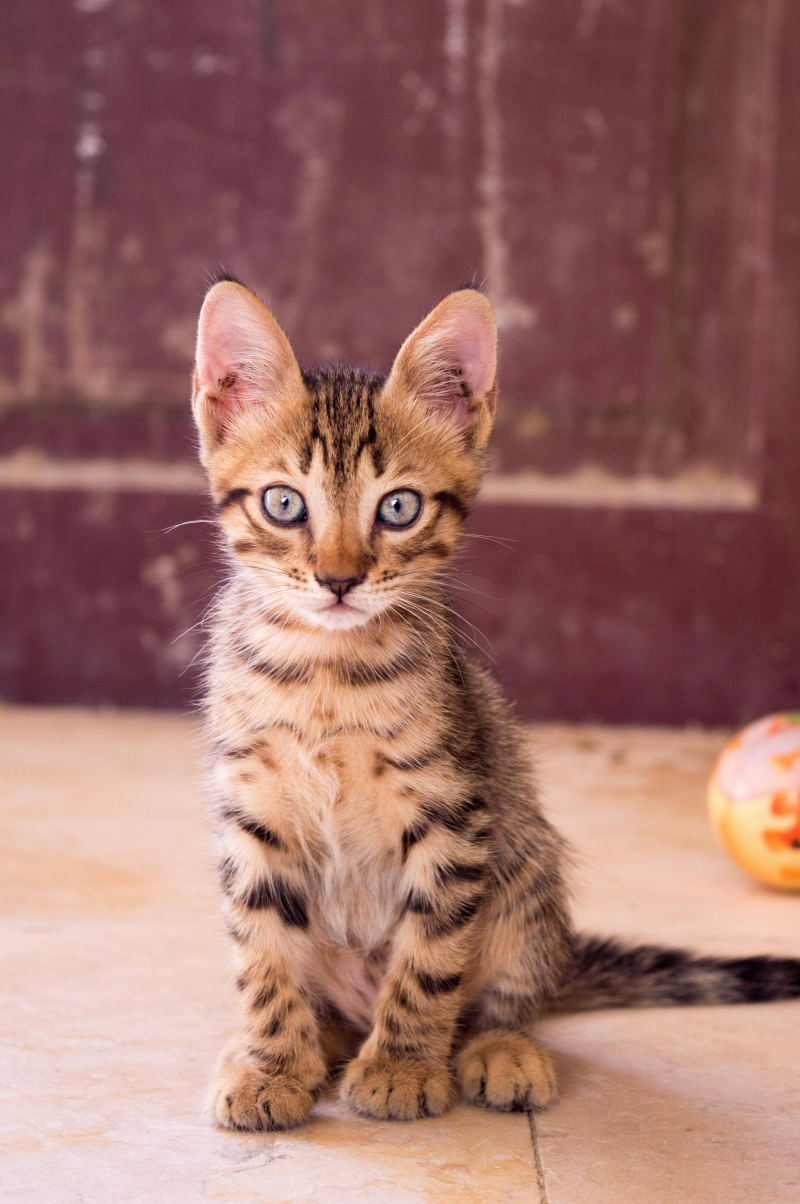
#> input picture Photos/cat2.jpg, 4000 x 6016 px (shown at 1/5 size)
$ python colour_channels.py
#> lines starting #> are read from the running program, lines starting #| are printed output that depends on the picture
import cv2 as cv
import numpy as np

def resizeImage(img, scale=0.09):
    width = int(img.shape[1] * scale)
    height = int(img.shape[0] * scale)
    dimensions = (width, height)
    return cv.resize(img, dimensions, interpolation=cv.INTER_AREA)

img = cv.imread('Photos/cat2.jpg')
#> img is the input picture: shape (6016, 4000, 3); mean B, G, R 104.9, 111.7, 157.5
# cv.imshow('Cat', resizeImage(img))

b,g,r = cv.split(img)
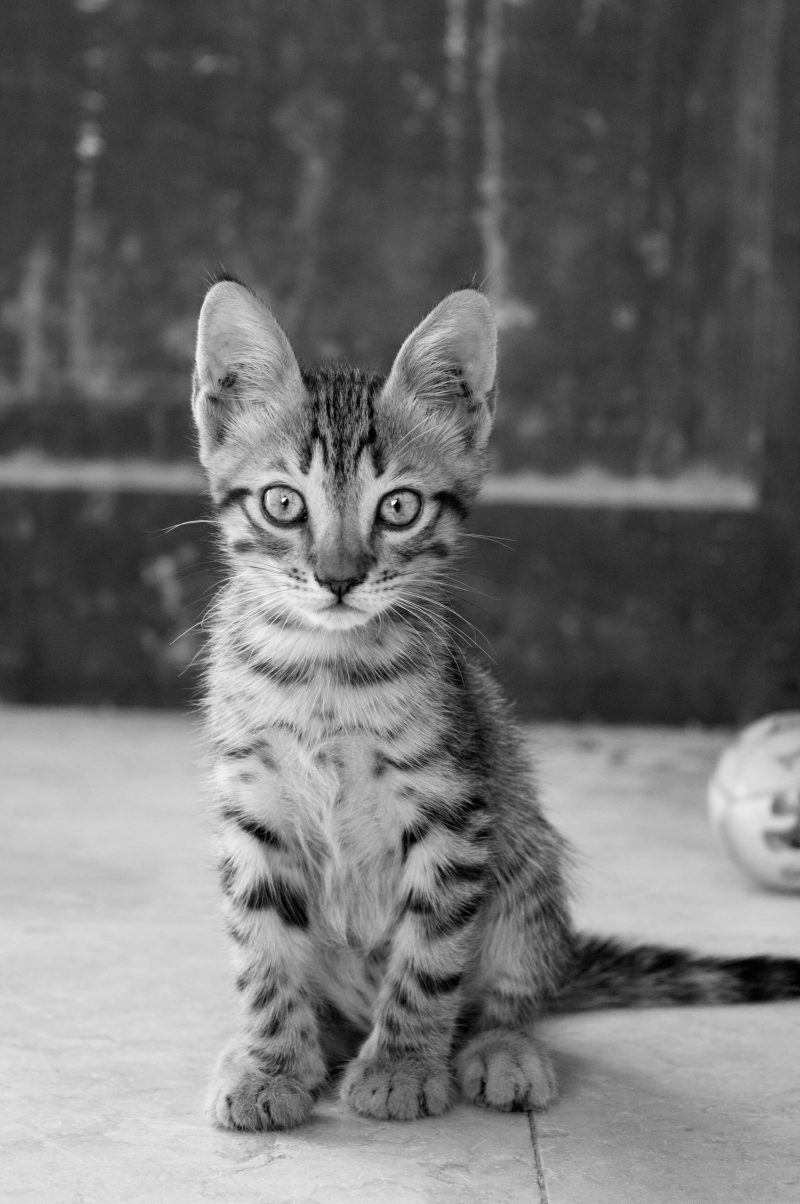
#> g: shape (6016, 4000) (shown at 1/5 size); min 0, max 255, mean 111.7
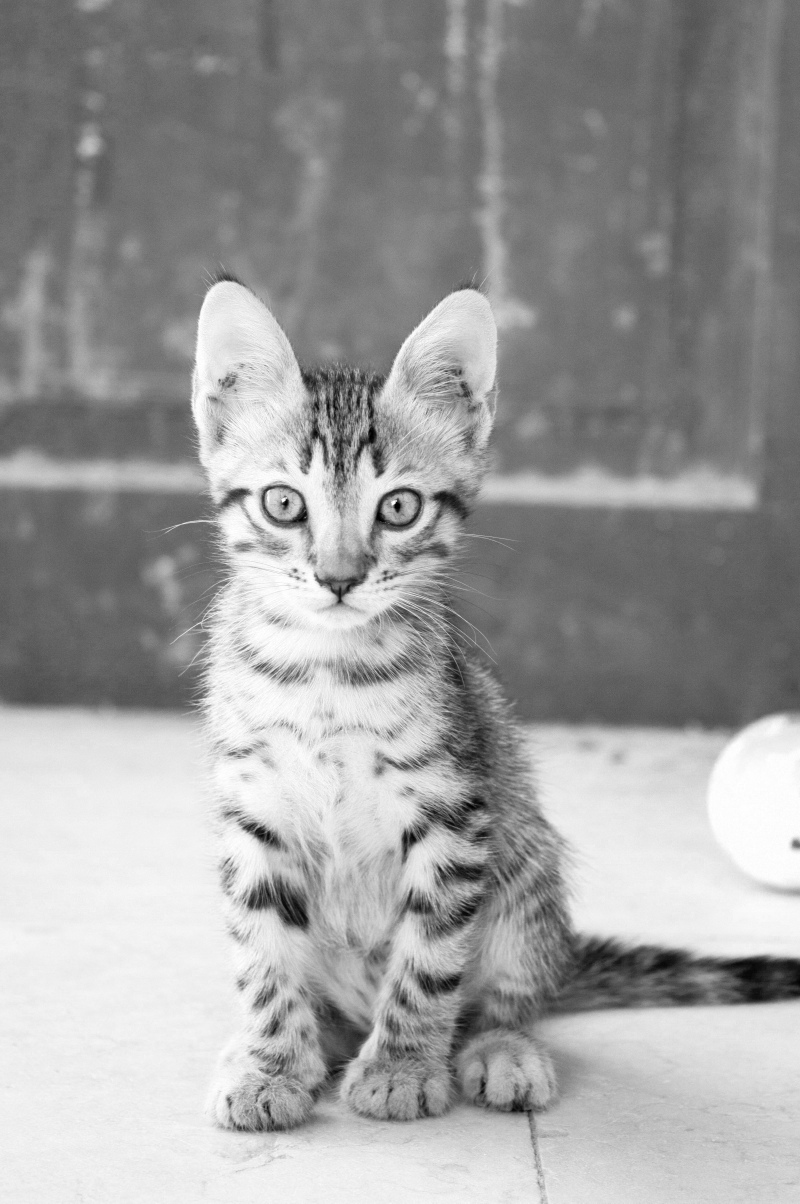
#> r: shape (6016, 4000) (shown at 1/5 size); min 0, max 255, mean 157.5

# white is high concentration of that color
cv.imshow('Blue', resizeImage(b))
cv.imshow('Green', resizeImage(g))
cv.imshow('Red', resizeImage(r))

# merge the channels
merged = cv.merge([b,g,r])
cv.imshow('Merged', resizeImage(merged))

# visiuallize the channels
blank = np.zeros(img.shape[:2], dtype='uint8')

blue = cv.merge([b, blank, blank])
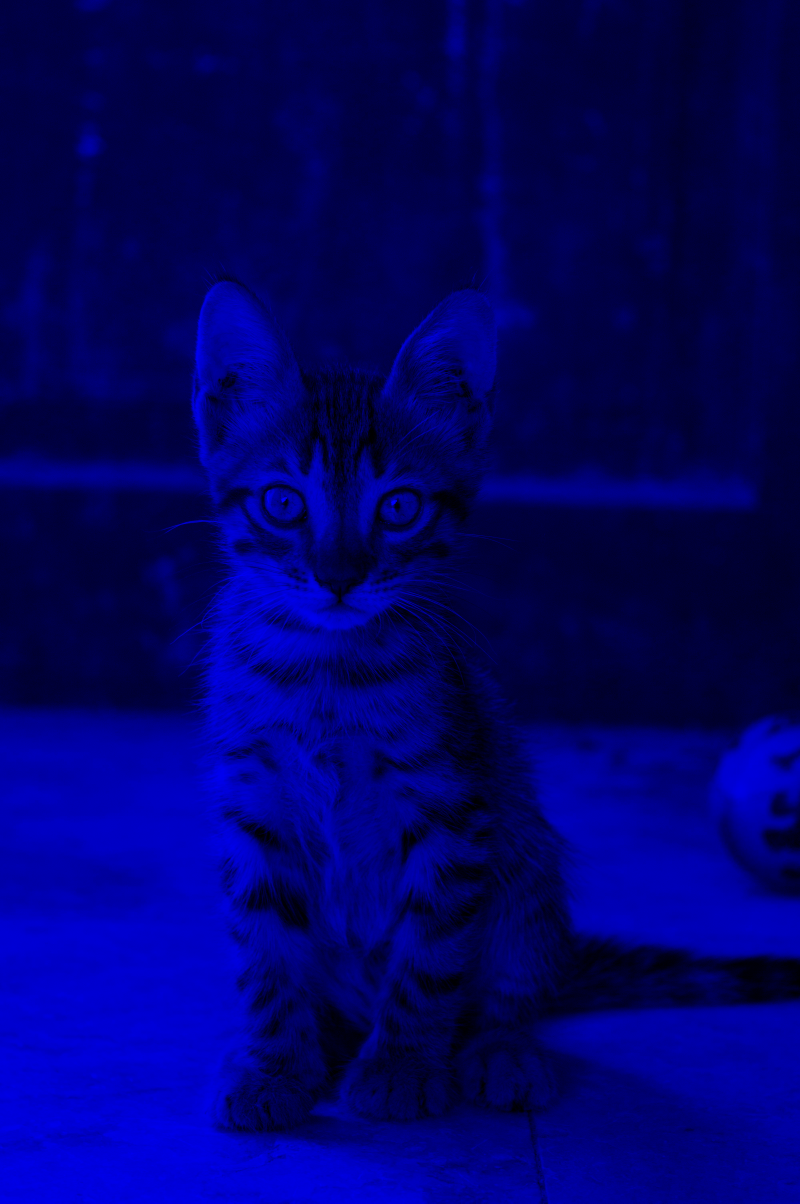
#> blue: shape (6016, 4000, 3) (shown at 1/5 size); mean of channels 0, 1, 2 104.9, 0, 0; drawn as B, G, R
green = cv.merge([blank, g, blank])
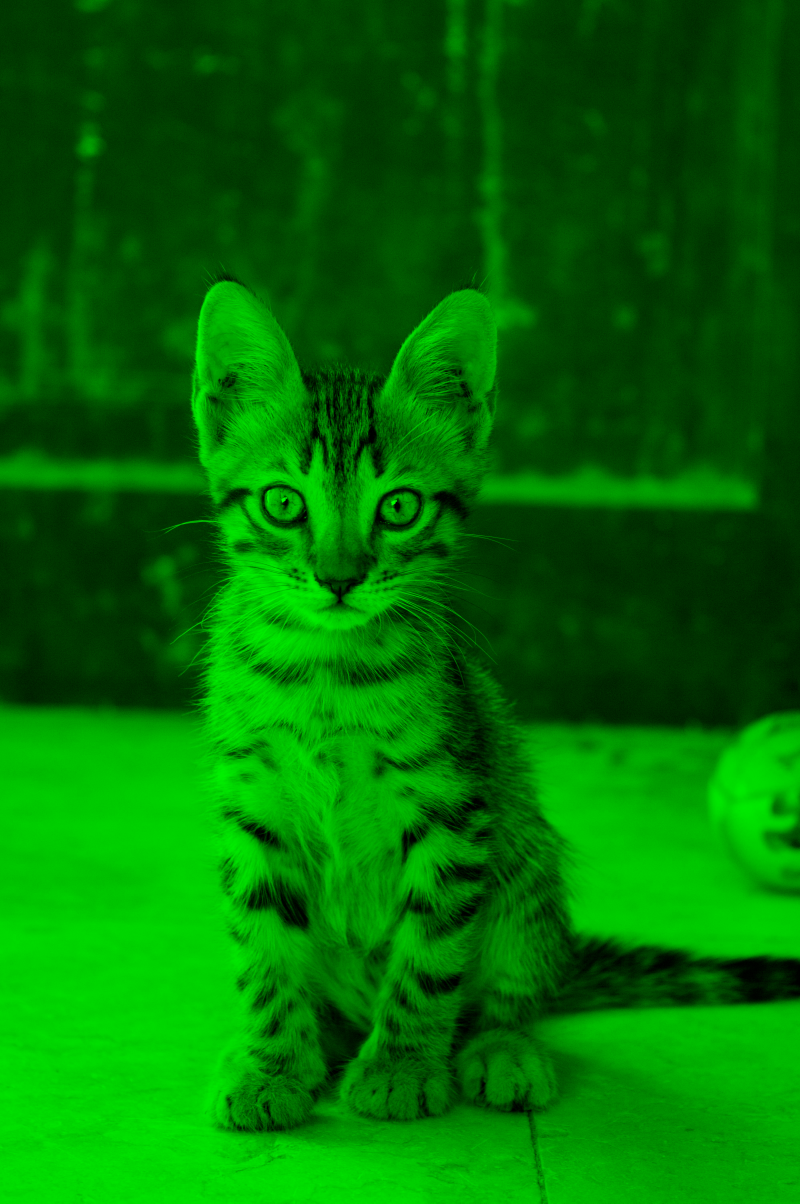
#> green: shape (6016, 4000, 3) (shown at 1/5 size); mean of channels 0, 1, 2 0, 111.7, 0; drawn as B, G, R
red = cv.merge([blank, blank, r])

cv.imshow('Blue', resizeImage(blue))
cv.imshow('Green', resizeImage(green))
cv.imshow('Red', resizeImage(red))
#> in resizeImage (call 7), `return cv.resize(img, dimensions, interpolation=cv.INTER_AREA)`:
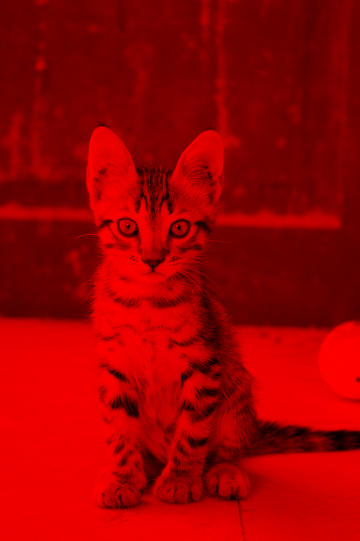
#> returned value: shape (541, 360, 3); mean of channels 0, 1, 2 0, 0, 157.5; drawn as B, G, R

cv.waitKey(0)

$ run again, with Photos/cat1.jpg copied over Photos/cat2.jpg
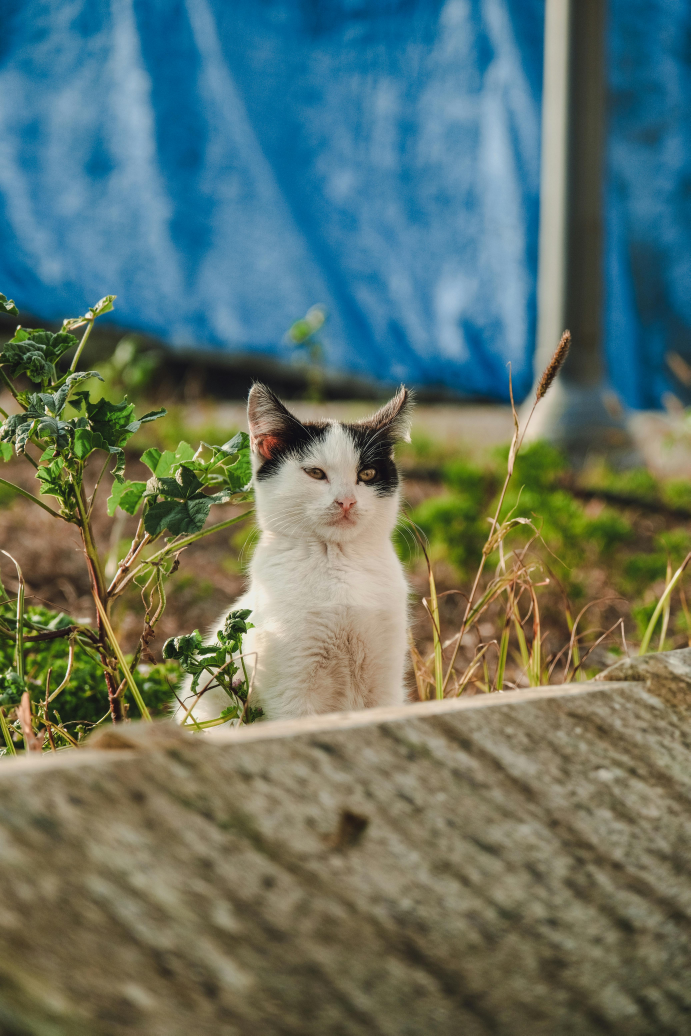
#> input picture Photos/cat1.jpg, 4141 x 6212 px (shown at 1/6 size)
#> img is the input picture: shape (6212, 4141, 3); mean B, G, R 104.2, 114.8, 97.9
#> `green = cv.merge([blank, g, blank])`:
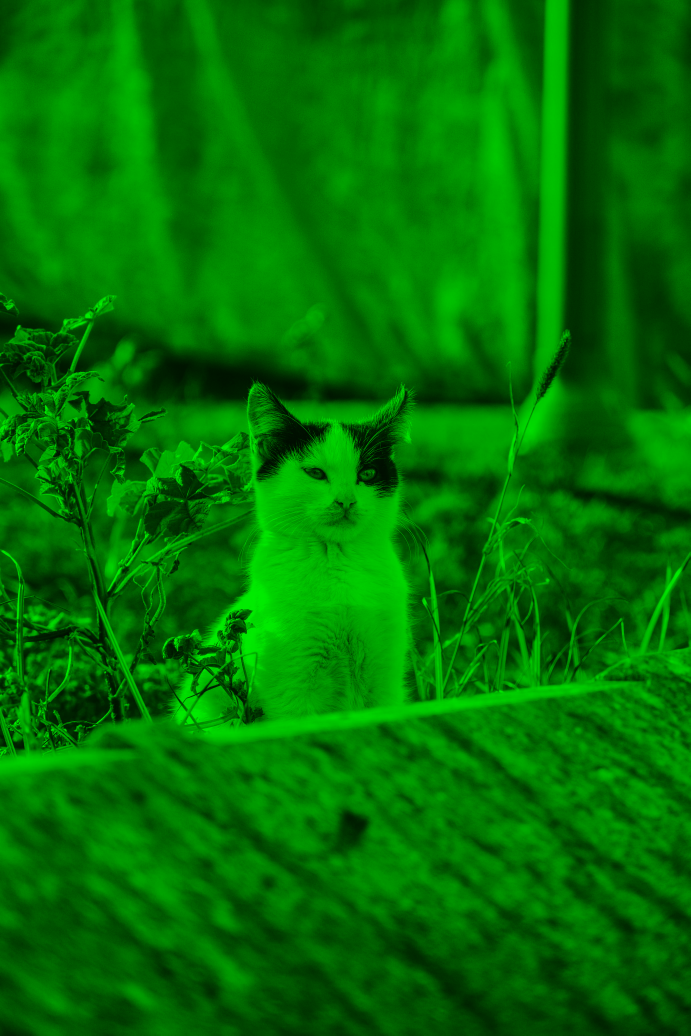
#> green: shape (6212, 4141, 3) (shown at 1/6 size); mean of channels 0, 1, 2 0, 114.8, 0; drawn as B, G, R
#> in resizeImage (call 7), `return cv.resize(img, dimensions, interpolation=cv.INTER_AREA)`:
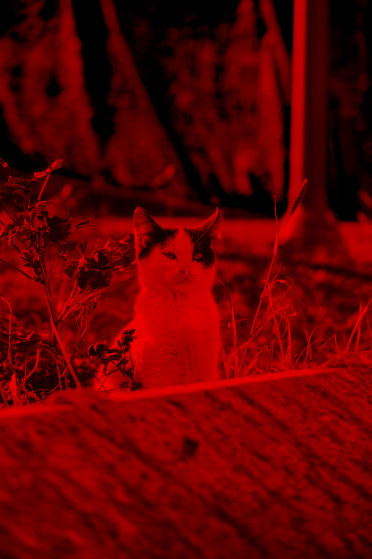
#> returned value: shape (559, 372, 3); mean of channels 0, 1, 2 0, 0, 97.9; drawn as B, G, R

$ run again, with Photos/cat3.jpg copied over Photos/cat2.jpg
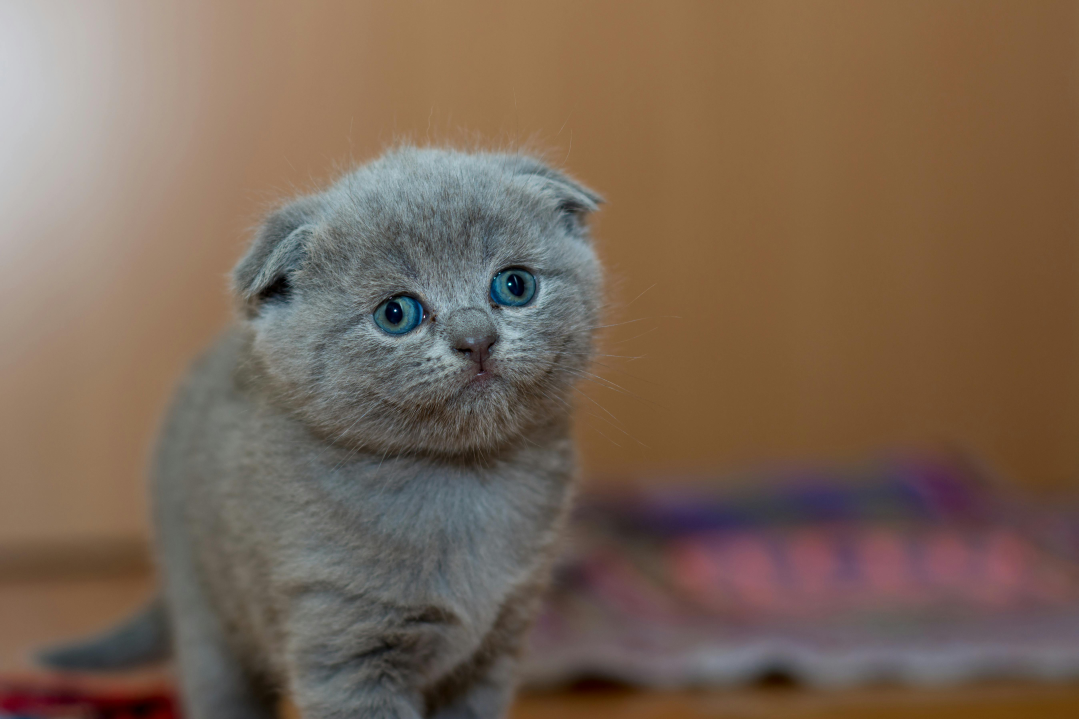
#> input picture Photos/cat3.jpg, 5392 x 3595 px (shown at 1/5 size)
#> img is the input picture: shape (3595, 5392, 3); mean B, G, R 85.2, 101.6, 121.8
#> `green = cv.merge([blank, g, blank])`:
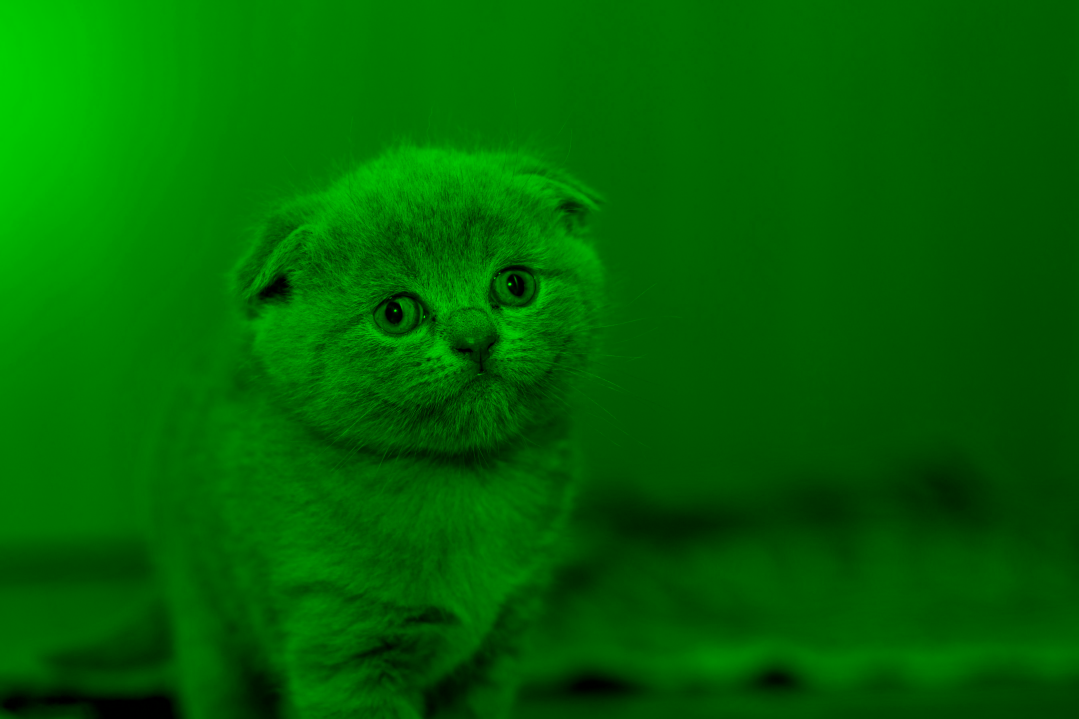
#> green: shape (3595, 5392, 3) (shown at 1/5 size); mean of channels 0, 1, 2 0, 101.6, 0; drawn as B, G, R
#> in resizeImage (call 7), `return cv.resize(img, dimensions, interpolation=cv.INTER_AREA)`:
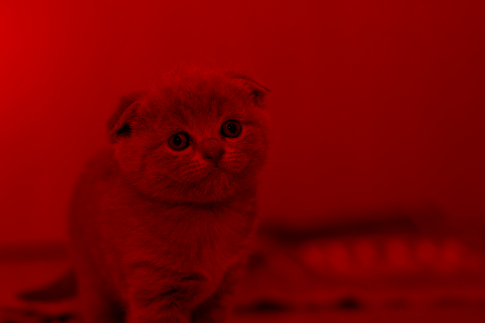
#> returned value: shape (323, 485, 3); mean of channels 0, 1, 2 0, 0, 121.8; drawn as B, G, R

$ run again, with Photos/dog1.jpg copied over Photos/cat2.jpg
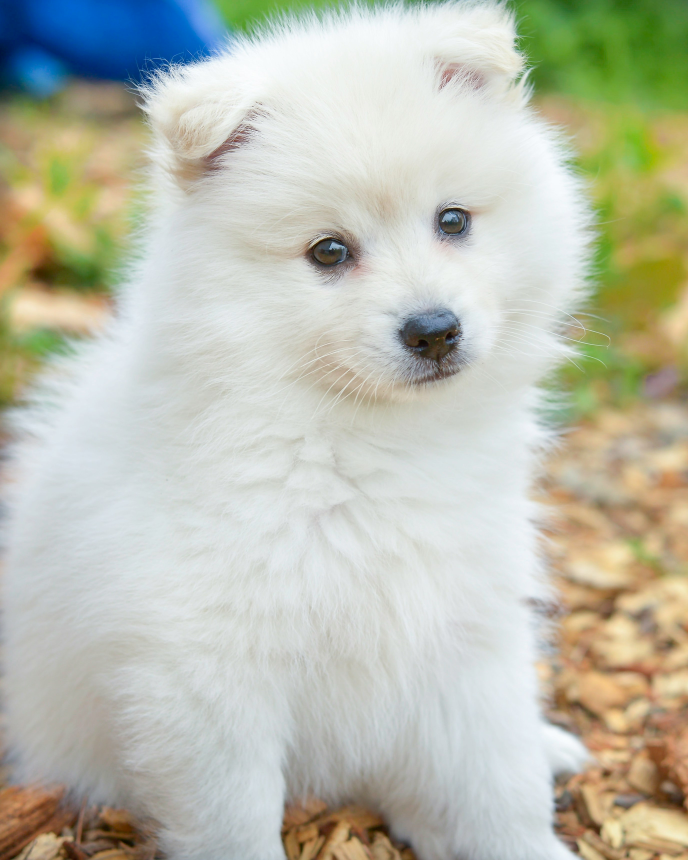
#> input picture Photos/dog1.jpg, 2752 x 3440 px (shown at 1/4 size)
#> img is the input picture: shape (3440, 2752, 3); mean B, G, R 174.7, 189.9, 187.4
#> `green = cv.merge([blank, g, blank])`:
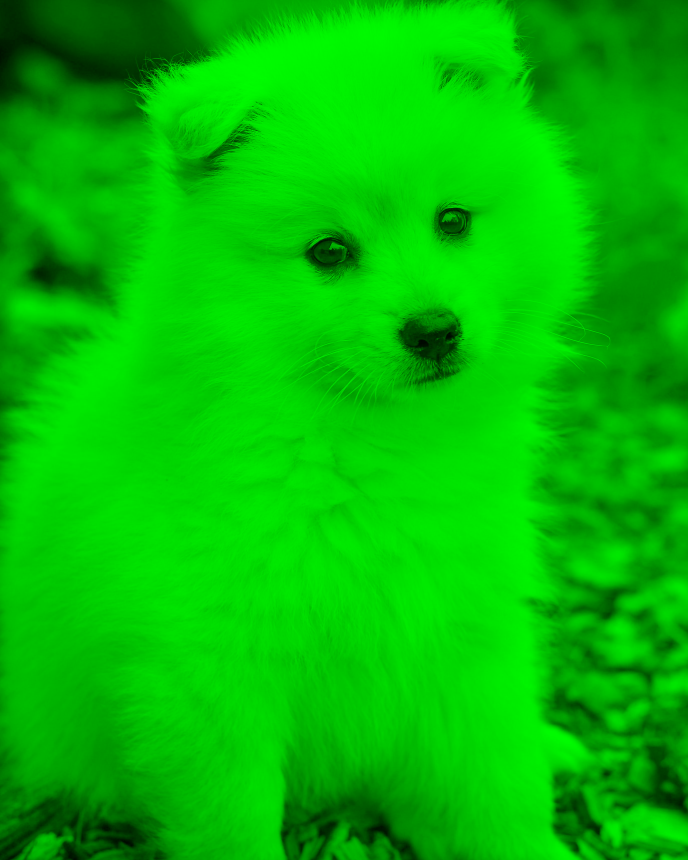
#> green: shape (3440, 2752, 3) (shown at 1/4 size); mean of channels 0, 1, 2 0, 189.9, 0; drawn as B, G, R
#> in resizeImage (call 7), `return cv.resize(img, dimensions, interpolation=cv.INTER_AREA)`:
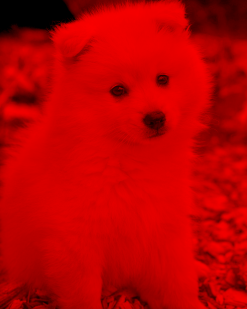
#> returned value: shape (309, 247, 3); mean of channels 0, 1, 2 0, 0, 187.4; drawn as B, G, R
